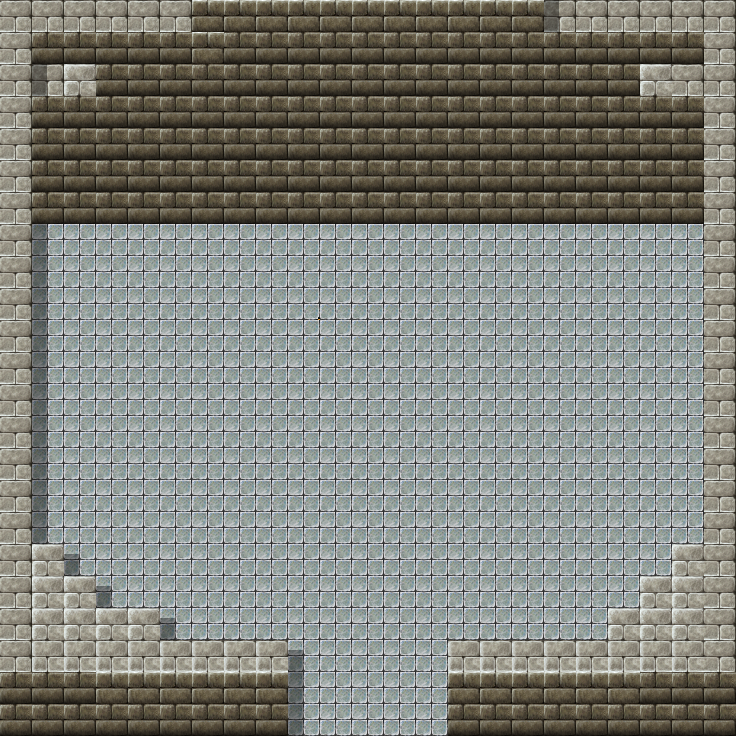

A 2D game scene composited from a Tiled map and its tileset images. What follows is a short description and the map's XML, with each tile layer's data collapsed to a summary:
An orthogonal 23x23 tile map with 32x32 px tiles, 7 tile layers (Tile Layer 1, Tile Layer 2, Tile Layer 3, Tile Layer 4, ...), 3 tilesets and 13 objects (portalO, startpoint).

<map version="1.0" orientation="orthogonal" renderorder="right-down" width="23" height="23" tilewidth="32" tileheight="32" nextobjectid="20">
 <tileset firstgid="1" name="rpg_maker_telles0808" tilewidth="32" tileheight="32" tilecount="2016" columns="32">
  <image source="../Resources/rpg_maker_telles0808.png" width="1024" height="2016" />
 </tileset>
 <tileset firstgid="2017" name="green_dragon" tilewidth="32" tileheight="32" tilecount="30" columns="6">
  <image source="../Resources/green_dragon.png" width="192" height="160" />
 </tileset>
 <tileset firstgid="2047" name="houses1" tilewidth="32" tileheight="32" tilecount="208" columns="13">
  <image source="../Resources/houses1.png" width="447" height="539" />
 </tileset>
 <layer name="Tile Layer 1" width="23" height="23">
  <data>[529 cells, 529 non-empty, 6 distinct tile ids]</data>
 </layer>
 <objectgroup name="Object Layer 1">
  <object id="1" name="portalO" type="portalO" x="288" y="724" width="162.667" height="20" />
  <object id="3" x="-2" y="638" width="288" height="98" />
  <object id="4" x="448" y="642" width="292" height="90" />
  <object id="7" x="610" y="608" width="126" height="38" />
  <object id="8" x="640" y="574" width="98" height="36" />
  <object id="10" x="670" y="538" width="66" height="38" />
  <object id="11" x="704" y="-8" width="32" height="608" />
  <object id="12" x="0" y="4" width="732" height="218" />
  <object id="13" x="2" y="10" width="28" height="672" />
  <object id="15" x="32" y="542" width="34" height="98" />
  <object id="16" x="12" y="570" width="78" height="42" />
  <object id="17" x="68" y="606" width="90" height="36" />
  <object id="18" name="startpoint" type="startpoint" x="336" y="642" width="38" height="14" />
 </objectgroup>
 <layer name="Tile Layer 2" width="23" height="23">
  <data>[529 cells, 0 non-empty, 0 distinct tile ids]</data>
 </layer>
 <layer name="Tile Layer 3" width="23" height="23">
  <data>[529 cells, 0 non-empty, 0 distinct tile ids]</data>
 </layer>
 <layer name="Tile Layer 4" width="23" height="23">
  <data>[529 cells, 0 non-empty, 0 distinct tile ids]</data>
 </layer>
 <layer name="Tile Layer 5" width="23" height="23">
  <data>[529 cells, 0 non-empty, 0 distinct tile ids]</data>
 </layer>
 <layer name="Tile Layer 6" width="23" height="23">
  <data>[529 cells, 3 non-empty, 3 distinct tile ids]</data>
 </layer>
 <layer name="Tile Layer 7" width="23" height="23">
  <data>[529 cells, 18 non-empty, 2 distinct tile ids]</data>
 </layer>
</map>
